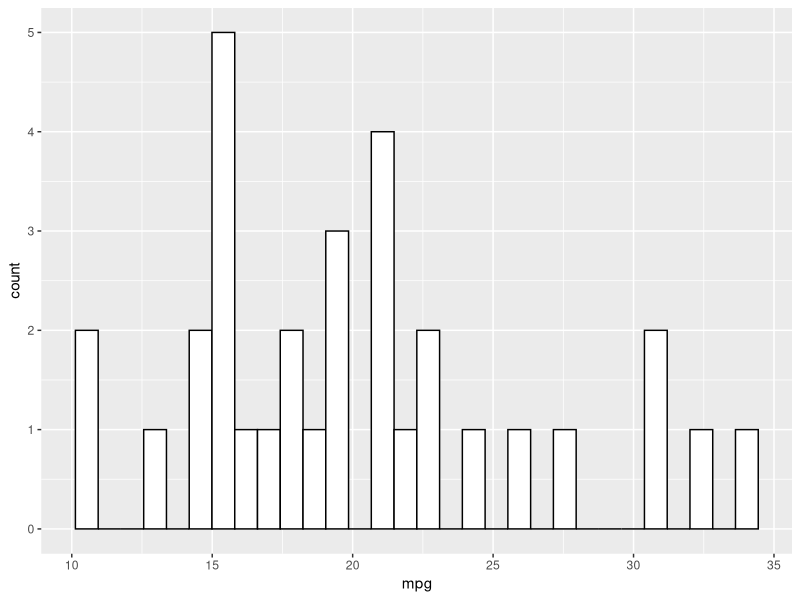

This chart was generated by the following R code:
## ---- chunk 1
knitr::opts_chunk$set(echo = TRUE)
## ---- chunk 2
library(tidyverse)
ggplot(data = mtcars, aes(x = mpg))+
  geom_histogram(color = "black", fill = "white")
